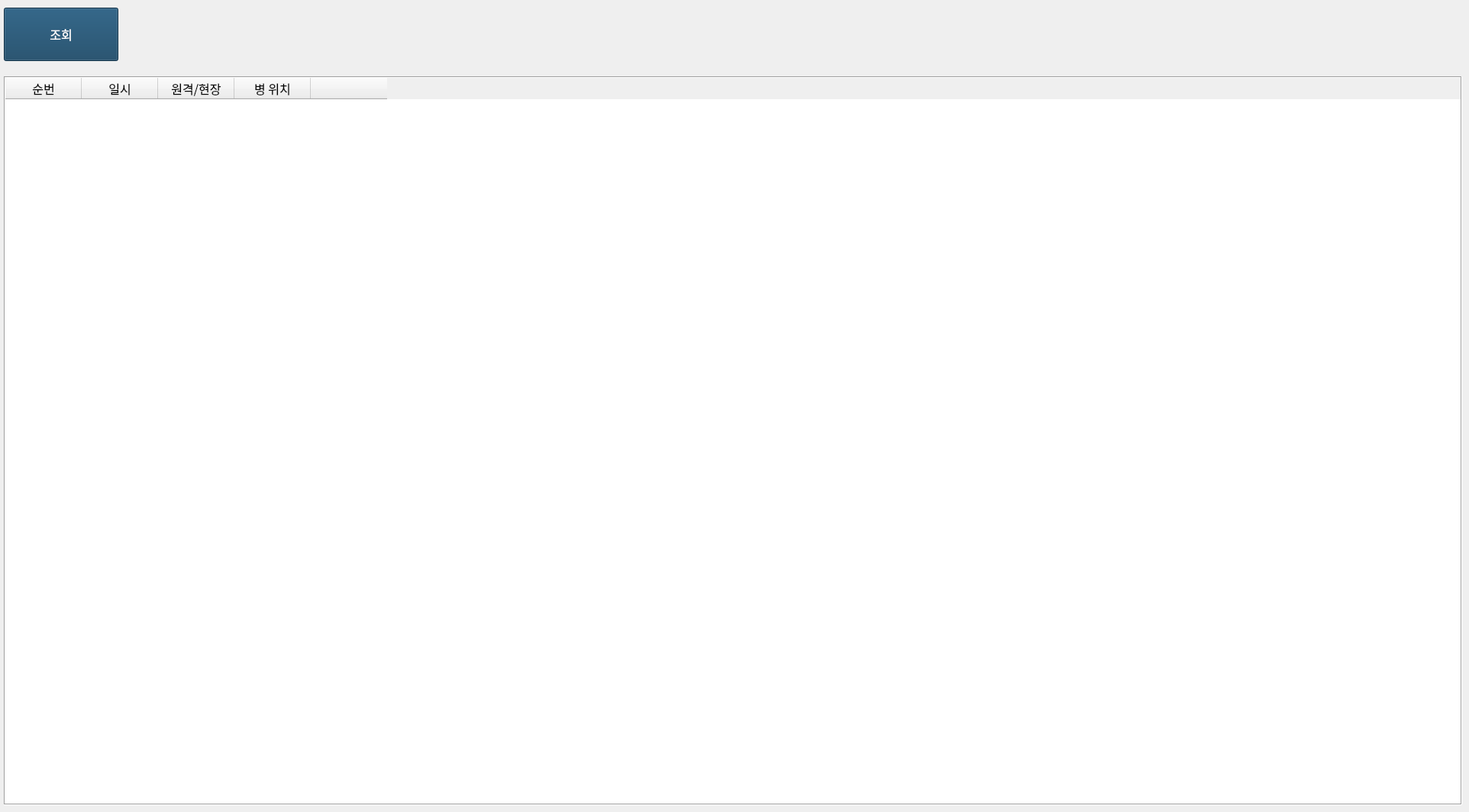
   <widget class="QWidget" name="Sampler">
    <widget class="QTableWidget" name="tableSampler">
     <property name="geometry">
      <rect>
       <x>5</x>
       <y>100</y>
       <width>1910</width>
       <height>955</height>
      </rect>
     </property>
     <property name="font">
      <font>
       <family>나눔고딕_코딩</family>
       <pointsize>12</pointsize>
      </font>
     </property>
     <property name="frameShape">
      <enum>QFrame::Box</enum>
     </property>
     <property name="editTriggers">
      <set>QAbstractItemView::NoEditTriggers</set>
     </property>
     <property name="selectionMode">
      <enum>QAbstractItemView::SingleSelection</enum>
     </property>
     <property name="selectionBehavior">
      <enum>QAbstractItemView::SelectRows</enum>
     </property>
     <property name="rowCount">
      <number>0</number>
     </property>
     <attribute name="verticalHeaderVisible">
      <bool>false</bool>
     </attribute>
     <attribute name="verticalHeaderDefaultSectionSize">
      <number>50</number>
     </attribute>
     <column>
      <property name="text">
       <string>순번</string>
      </property>
      <property name="font">
       <font>
        <pointsize>12</pointsize>
       </font>
      </property>
      <property name="textAlignment">
       <set>AlignCenter</set>
      </property>
     </column>
     <column>
      <property name="text">
       <string>일시</string>
      </property>
      <property name="font">
       <font>
        <pointsize>12</pointsize>
       </font>
      </property>
     </column>
     <column>
      <property name="text">
       <string>원격/현장</string>
      </property>
      <property name="font">
       <font>
        <pointsize>12</pointsize>
       </font>
      </property>
     </column>
     <column>
      <property name="text">
       <string>병 위치</string>
      </property>
      <property name="font">
       <font>
        <pointsize>12</pointsize>
       </font>
      </property>
     </column>
     <column>
      <property name="text">
       <string/>
      </property>
     </column>
    </widget>
    <widget class="QPushButton" name="btnInqSampler">
     <property name="geometry">
      <rect>
       <x>5</x>
       <y>10</y>
       <width>150</width>
       <height>70</height>
      </rect>
     </property>
     <property name="palette">
      <palette>
       <active>
        <colorrole role="WindowText">
         <brush brushstyle="SolidPattern">
          <color alpha="255">
           <red>255</red>
           <green>255</green>
           <blue>255</blue>
          </color>
         </brush>
        </colorrole>
        <colorrole role="Button">
         <brush brushstyle="SolidPattern">
          <color alpha="255">
           <red>17</red>
           <green>64</green>
           <blue>96</blue>
          </color>
         </brush>
        </colorrole>
        <colorrole role="Text">
         <brush brushstyle="SolidPattern">
          <color alpha="255">
           <red>255</red>
           <green>255</green>
           <blue>255</blue>
          </color>
         </brush>
        </colorrole>
        <colorrole role="ButtonText">
         <brush brushstyle="SolidPattern">
          <color alpha="255">
           <red>255</red>
           <green>255</green>
           <blue>255</blue>
          </color>
         </brush>
        </colorrole>
        <colorrole role="Base">
         <brush brushstyle="SolidPattern">
          <color alpha="255">
           <red>17</red>
           <green>64</green>
           <blue>96</blue>
          </color>
         </brush>
        </colorrole>
        <colorrole role="Window">
         <brush brushstyle="SolidPattern">
          <color alpha="255">
           <red>17</red>
           <green>64</green>
           <blue>96</blue>
          </color>
         </brush>
        </colorrole>
       </active>
       <inactive>
        <colorrole role="WindowText">
         <brush brushstyle="SolidPattern">
          <color alpha="255">
           <red>255</red>
           <green>255</green>
           <blue>255</blue>
          </color>
         </brush>
        </colorrole>
        <colorrole role="Button">
         <brush brushstyle="SolidPattern">
          <color alpha="255">
           <red>17</red>
           <green>64</green>
           <blue>96</blue>
          </color>
         </brush>
        </colorrole>
        <colorrole role="Text">
         <brush brushstyle="SolidPattern">
          <color alpha="255">
           <red>255</red>
           <green>255</green>
           <blue>255</blue>
          </color>
         </brush>
        </colorrole>
        <colorrole role="ButtonText">
         <brush brushstyle="SolidPattern">
          <color alpha="255">
           <red>255</red>
           <green>255</green>
           <blue>255</blue>
          </color>
         </brush>
        </colorrole>
        <colorrole role="Base">
         <brush brushstyle="SolidPattern">
          <color alpha="255">
           <red>17</red>
           <green>64</green>
           <blue>96</blue>
          </color>
         </brush>
        </colorrole>
        <colorrole role="Window">
         <brush brushstyle="SolidPattern">
          <color alpha="255">
           <red>17</red>
           <green>64</green>
           <blue>96</blue>
          </color>
         </brush>
        </colorrole>
       </inactive>
       <disabled>
        <colorrole role="WindowText">
         <brush brushstyle="SolidPattern">
          <color alpha="255">
           <red>102</red>
           <green>102</green>
           <blue>102</blue>
          </color>
         </brush>
        </colorrole>
        <colorrole role="Button">
         <brush brushstyle="SolidPattern">
          <color alpha="255">
           <red>17</red>
           <green>64</green>
           <blue>96</blue>
          </color>
         </brush>
        </colorrole>
        <colorrole role="Text">
         <brush brushstyle="SolidPattern">
          <color alpha="255">
           <red>102</red>
           <green>102</green>
           <blue>102</blue>
          </color>
         </brush>
        </colorrole>
        <colorrole role="ButtonText">
         <brush brushstyle="SolidPattern">
          <color alpha="255">
           <red>102</red>
           <green>102</green>
           <blue>102</blue>
          </color>
         </brush>
        </colorrole>
        <colorrole role="Base">
         <brush brushstyle="SolidPattern">
          <color alpha="255">
           <red>17</red>
           <green>64</green>
           <blue>96</blue>
          </color>
         </brush>
        </colorrole>
        <colorrole role="Window">
         <brush brushstyle="SolidPattern">
          <color alpha="255">
           <red>17</red>
           <green>64</green>
           <blue>96</blue>
          </color>
         </brush>
        </colorrole>
       </disabled>
      </palette>
     </property>
     <property name="font">
      <font>
       <pointsize>12</pointsize>
      </font>
     </property>
     <property name="text">
      <string>조회</string>
     </property>
     <property name="autoDefault">
      <bool>false</bool>
     </property>
     <property name="flat">
      <bool>false</bool>
     </property>
    </widget>
    <widget class="QLabel" name="labelNoDataSampler">
     <property name="geometry">
      <rect>
       <x>580</x>
       <y>540</y>
       <width>491</width>
       <height>40</height>
      </rect>
     </property>
     <property name="palette">
      <palette>
       <active>
        <colorrole role="WindowText">
         <brush brushstyle="SolidPattern">
          <color alpha="255">
           <red>255</red>
           <green>255</green>
           <blue>255</blue>
          </color>
         </brush>
        </colorrole>
       </active>
       <inactive>
        <colorrole role="WindowText">
         <brush brushstyle="SolidPattern">
          <color alpha="255">
           <red>255</red>
           <green>255</green>
           <blue>255</blue>
          </color>
         </brush>
        </colorrole>
       </inactive>
       <disabled>
        <colorrole role="WindowText">
         <brush brushstyle="SolidPattern">
          <color alpha="255">
           <red>120</red>
           <green>120</green>
           <blue>120</blue>
          </color>
         </brush>
        </colorrole>
       </disabled>
      </palette>
     </property>
     <property name="font">
      <font>
       <pointsize>14</pointsize>
      </font>
     </property>
     <property name="text">
      <string>자료가 없습니다</string>
     </property>
     <property name="alignment">
      <set>Qt::AlignBottom|Qt::AlignHCenter</set>
     </property>
    </widget>
   </widget>
